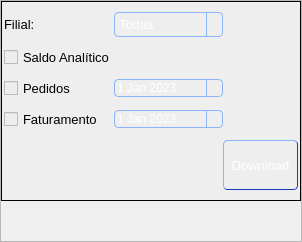
                  <widget class="QFrame" name="frame_6">
                   <property name="layoutDirection">
                    <enum>Qt::LeftToRight</enum>
                   </property>
                   <property name="autoFillBackground">
                    <bool>false</bool>
                   </property>
                   <property name="frameShape">
                    <enum>QFrame::StyledPanel</enum>
                   </property>
                   <property name="frameShadow">
                    <enum>QFrame::Raised</enum>
                   </property>
                   <layout class="QVBoxLayout" name="verticalLayout_9">
                    <property name="spacing">
                     <number>0</number>
                    </property>
                    <property name="leftMargin">
                     <number>0</number>
                    </property>
                    <property name="topMargin">
                     <number>0</number>
                    </property>
                    <property name="rightMargin">
                     <number>0</number>
                    </property>
                    <property name="bottomMargin">
                     <number>0</number>
                    </property>
                    <item>
                     <widget class="QFrame" name="frame_8">
                      <property name="minimumSize">
                       <size>
                        <width>300</width>
                        <height>200</height>
                       </size>
                      </property>
                      <property name="maximumSize">
                       <size>
                        <width>250</width>
                        <height>16777215</height>
                       </size>
                      </property>
                      <property name="styleSheet">
                       <string notr="true">background-color: rgb(238, 238, 238);</string>
                      </property>
                      <property name="frameShape">
                       <enum>QFrame::Box</enum>
                      </property>
                      <property name="frameShadow">
                       <enum>QFrame::Plain</enum>
                      </property>
                      <layout class="QGridLayout" name="gridLayout_2">
                       <property name="leftMargin">
                        <number>2</number>
                       </property>
                       <property name="topMargin">
                        <number>0</number>
                       </property>
                       <property name="rightMargin">
                        <number>2</number>
                       </property>
                       <property name="bottomMargin">
                        <number>0</number>
                       </property>
                       <property name="spacing">
                        <number>0</number>
                       </property>
                       <item row="4" column="2">
                        <widget class="QPushButton" name="download_button">
                         <property name="minimumSize">
                          <size>
                           <width>75</width>
                           <height>50</height>
                          </size>
                         </property>
                         <property name="maximumSize">
                          <size>
                           <width>75</width>
                           <height>50</height>
                          </size>
                         </property>
                         <property name="font">
                          <font>
                           <pointsize>10</pointsize>
                          </font>
                         </property>
                         <property name="focusPolicy">
                          <enum>Qt::WheelFocus</enum>
                         </property>
                         <property name="styleSheet">
                          <string notr="true">QPushButton {
    background-color: qlineargradient(x1:0, y1:0, x2:0, y2:1,
                      stop:0 rgb(90, 133, 250), stop:1 rgb(70, 113, 230));
    color: rgb(255, 255, 255);
    border-top: 1px solid rgb(140, 180, 250);
    border-left: 1px solid rgb(140, 180, 250);
    border-bottom: 1px solid rgb(30, 53, 190);
    border-right: 1px solid rgb(30, 53, 190);
    border-radius: 4px;
    box-shadow: 5px 5px 10px rgba(0, 0, 0, 0.3);
    text-align: center;
}

QPushButton:pressed {
    background-color: qlineargradient(x1:0, y1:0, x2:0, y2:1,
                      stop:0 rgb(60, 93, 210), stop:1 rgb(50, 83, 200));
    box-shadow: 2px 2px 5px rgba(0, 0, 0, 0.2); /* Smaller shadow for pressed state */
    border-top: 1px solid rgb(120, 160, 230);
    border-bottom: 1px solid rgb(20, 43, 180);
}</string>
                         </property>
                         <property name="text">
                          <string>Download</string>
                         </property>
                         <property name="default">
                          <bool>true</bool>
                         </property>
                         <property name="flat">
                          <bool>true</bool>
                         </property>
                        </widget>
                       </item>
                       <item row="1" column="0" colspan="3">
                        <widget class="QCheckBox" name="saldos_check">
                         <property name="maximumSize">
                          <size>
                           <width>110</width>
                           <height>16777215</height>
                          </size>
                         </property>
                         <property name="font">
                          <font>
                           <pointsize>10</pointsize>
                          </font>
                         </property>
                         <property name="styleSheet">
                          <string notr="true">color: rgb(0, 0, 0);</string>
                         </property>
                         <property name="text">
                          <string>Saldo Analítico</string>
                         </property>
                         <property name="checked">
                          <bool>false</bool>
                         </property>
                         <property name="tristate">
                          <bool>false</bool>
                         </property>
                        </widget>
                       </item>
                       <item row="0" column="1">
                        <widget class="QComboBox" name="filial_download">
                         <property name="minimumSize">
                          <size>
                           <width>100</width>
                           <height>25</height>
                          </size>
                         </property>
                         <property name="maximumSize">
                          <size>
                           <width>150</width>
                           <height>16777215</height>
                          </size>
                         </property>
                         <property name="font">
                          <font>
                           <pointsize>10</pointsize>
                          </font>
                         </property>
                         <property name="styleSheet">
                          <string notr="true">QComboBox {
    background-color: qlineargradient(x1:0, y1:0, x2:0, y2:1,
                      stop:0 rgb(90, 133, 250), stop:1 rgb(70, 113, 230));
    color: rgb(255, 255, 255);
    border: 1px solid rgb(140, 180, 250);
    border-radius: 4px;
}

QComboBox:hover {
    border: 1px solid rgb(160, 200, 255);
}

QComboBox::drop-down {
    subcontrol-origin: padding;
    subcontrol-position: top right;
    width: 15px;
    border-left: 1px solid rgb(140, 180, 250);
}

QComboBox::down-arrow {
    image: url(:/dependencies/seta.png);
    width: 20px;
    height: 20px;
}

QComboBox QAbstractItemView {
    border: 2px solid rgb(90, 133, 250);
    selection-background-color: rgb(70, 113, 230); /* Blue background */
    color: rgb(0, 0, 0); /* White text */
}</string>
                         </property>
                         <property name="currentText">
                          <string>Todas</string>
                         </property>
                         <item>
                          <property name="text">
                           <string>Todas</string>
                          </property>
                         </item>
                         <item>
                          <property name="text">
                           <string>0101</string>
                          </property>
                         </item>
                         <item>
                          <property name="text">
                           <string>0103</string>
                          </property>
                         </item>
                         <item>
                          <property name="text">
                           <string>0104</string>
                          </property>
                         </item>
                         <item>
                          <property name="text">
                           <string>0105</string>
                          </property>
                         </item>
                        </widget>
                       </item>
                       <item row="0" column="0">
                        <widget class="QLabel" name="label">
                         <property name="maximumSize">
                          <size>
                           <width>50</width>
                           <height>16777215</height>
                          </size>
                         </property>
                         <property name="font">
                          <font>
                           <pointsize>10</pointsize>
                          </font>
                         </property>
                         <property name="layoutDirection">
                          <enum>Qt::LeftToRight</enum>
                         </property>
                         <property name="styleSheet">
                          <string notr="true">color: rgb(0, 0, 0);</string>
                         </property>
                         <property name="text">
                          <string>Filial:</string>
                         </property>
                         <property name="textFormat">
                          <enum>Qt::AutoText</enum>
                         </property>
                         <property name="alignment">
                          <set>Qt::AlignLeading|Qt::AlignLeft|Qt::AlignVCenter</set>
                         </property>
                        </widget>
                       </item>
                       <item row="3" column="0">
                        <widget class="QCheckBox" name="faturamento_check">
                         <property name="maximumSize">
                          <size>
                           <width>110</width>
                           <height>16777215</height>
                          </size>
                         </property>
                         <property name="font">
                          <font>
                           <pointsize>10</pointsize>
                          </font>
                         </property>
                         <property name="styleSheet">
                          <string notr="true">color: rgb(0, 0, 0);</string>
                         </property>
                         <property name="text">
                          <string>Faturamento</string>
                         </property>
                        </widget>
                       </item>
                       <item row="2" column="0">
                        <widget class="QCheckBox" name="pedidos_check">
                         <property name="minimumSize">
                          <size>
                           <width>110</width>
                           <height>0</height>
                          </size>
                         </property>
                         <property name="maximumSize">
                          <size>
                           <width>110</width>
                           <height>16777215</height>
                          </size>
                         </property>
                         <property name="font">
                          <font>
                           <pointsize>10</pointsize>
                          </font>
                         </property>
                         <property name="styleSheet">
                          <string notr="true">color: rgb(0, 0, 0);</string>
                         </property>
                         <property name="text">
                          <string>Pedidos</string>
                         </property>
                        </widget>
                       </item>
                       <item row="2" column="1">
                        <widget class="QDateEdit" name="pedidos_date_label">
                         <property name="minimumSize">
                          <size>
                           <width>100</width>
                           <height>0</height>
                          </size>
                         </property>
                         <property name="focusPolicy">
                          <enum>Qt::TabFocus</enum>
                         </property>
                         <property name="contextMenuPolicy">
                          <enum>Qt::ActionsContextMenu</enum>
                         </property>
                         <property name="acceptDrops">
                          <bool>true</bool>
                         </property>
                         <property name="styleSheet">
                          <string notr="true">QDateEdit {
    background-color: qlineargradient(x1:0, y1:0, x2:0, y2:1,
                      stop:0 rgb(90, 133, 250), stop:1 rgb(70, 113, 230));
    color: rgb(255, 255, 255);
    border: 1px solid rgb(140, 180, 250);
    border-radius: 4px;
}

QDateEdit:hover {
    border: 1px solid rgb(160, 200, 255);
}

QDateEdit::drop-down {
    subcontrol-origin: padding;
    subcontrol-position: top right;
    width: 15px;
    border-left: 1px solid rgb(140, 180, 250);
}

QDateEdit::down-arrow {
    image: url(:/dependencies/seta.png);
    width: 20px;
    height: 20px;
}

QDateEdit QAbstractItemView {
    border: 2px solid rgb(90, 133, 250);
    selection-background-color: rgb(70, 113, 230);
    color: rgb(0, 0, 0);
}

/* Style for QCalendarWidget within QDateEdit */
QDateEdit QCalendarWidget QToolButton {
    color: rgb(0, 0, 0); /* Black text for the month and year navigation buttons */
    background-color: transparent; /* Keep the background transparent or as desired */
}

QDateEdit QCalendarWidget QToolButton:hover {
    background-color: rgba(200, 200, 200, 0.3); /* Slightly different background on hover */
}</string>
                         </property>
                         <property name="frame">
                          <bool>true</bool>
                         </property>
                         <property name="buttonSymbols">
                          <enum>QAbstractSpinBox::NoButtons</enum>
                         </property>
                         <property name="calendarPopup">
                          <bool>true</bool>
                         </property>
                         <property name="date">
                          <date>
                           <year>2023</year>
                           <month>1</month>
                           <day>1</day>
                          </date>
                         </property>
                        </widget>
                       </item>
                       <item row="3" column="1">
                        <widget class="QDateEdit" name="faturamento_date_label">
                         <property name="focusPolicy">
                          <enum>Qt::TabFocus</enum>
                         </property>
                         <property name="contextMenuPolicy">
                          <enum>Qt::ActionsContextMenu</enum>
                         </property>
                         <property name="acceptDrops">
                          <bool>true</bool>
                         </property>
                         <property name="styleSheet">
                          <string notr="true">QDateEdit {
    background-color: qlineargradient(x1:0, y1:0, x2:0, y2:1,
                      stop:0 rgb(90, 133, 250), stop:1 rgb(70, 113, 230));
    color: rgb(255, 255, 255);
    border: 1px solid rgb(140, 180, 250);
    border-radius: 4px;
}

QDateEdit:hover {
    border: 1px solid rgb(160, 200, 255);
}

QDateEdit::drop-down {
    subcontrol-origin: padding;
    subcontrol-position: top right;
    width: 15px;
    border-left: 1px solid rgb(140, 180, 250);
}

QDateEdit::down-arrow {
    image: url(:/dependencies/seta.png);
    width: 20px;
    height: 20px;
}

QDateEdit QAbstractItemView {
    border: 2px solid rgb(90, 133, 250);
    selection-background-color: rgb(70, 113, 230);
    color: rgb(0, 0, 0);
}

/* Style for QCalendarWidget within QDateEdit */
QDateEdit QCalendarWidget QToolButton {
    color: rgb(0, 0, 0); /* Black text for the month and year navigation buttons */
    background-color: transparent;
}

QDateEdit QCalendarWidget QToolButton:hover {
    background-color: rgba(200, 200, 200, 0.3); /* Slightly different background on hover */
}
</string>
                         </property>
                         <property name="frame">
                          <bool>true</bool>
                         </property>
                         <property name="buttonSymbols">
                          <enum>QAbstractSpinBox::NoButtons</enum>
                         </property>
                         <property name="calendarPopup">
                          <bool>true</bool>
                         </property>
                         <property name="date">
                          <date>
                           <year>2023</year>
                           <month>1</month>
                           <day>1</day>
                          </date>
                         </property>
                        </widget>
                       </item>
                      </layout>
                     </widget>
                    </item>
                    <item>
                     <spacer name="verticalSpacer_7">
                      <property name="orientation">
                       <enum>Qt::Vertical</enum>
                      </property>
                      <property name="sizeHint" stdset="0">
                       <size>
                        <width>20</width>
                        <height>40</height>
                       </size>
                      </property>
                     </spacer>
                    </item>
                   </layout>
                  </widget>
